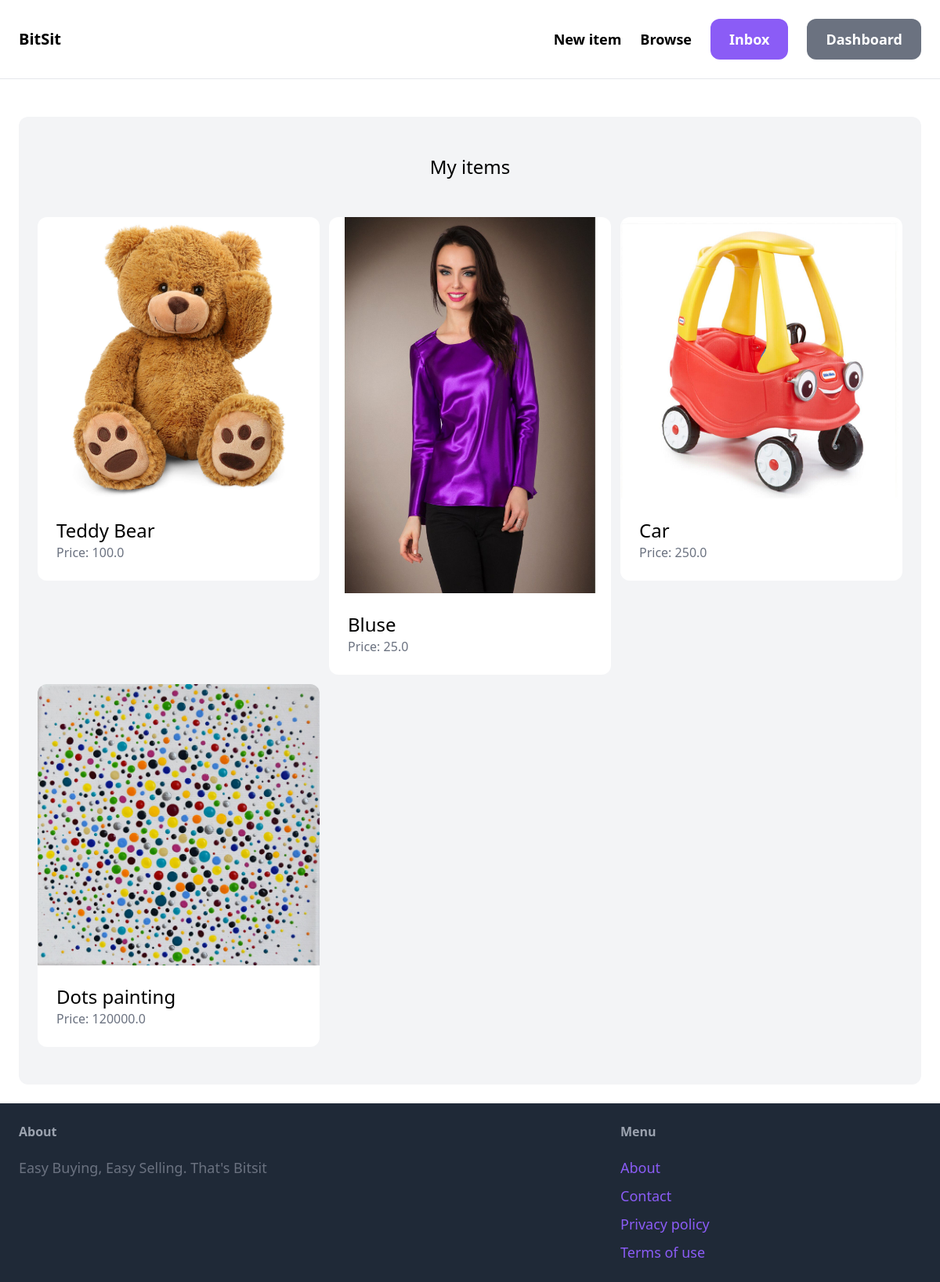
Page /dashboard/ (signed in) on the earlier database version.
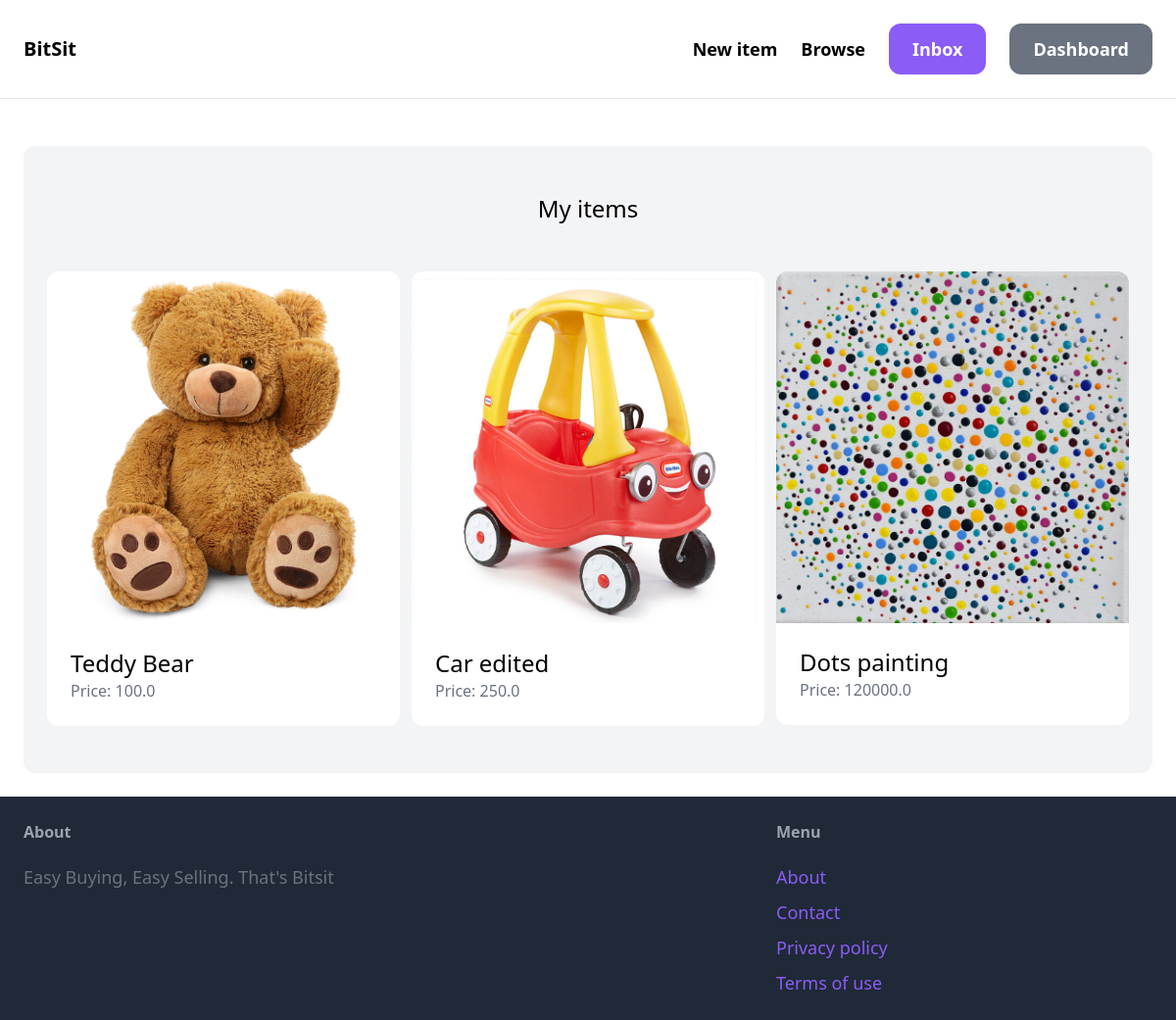
Same page on the later database version.
### item/models.py (models this page shows, shortened)
class Item(models.Model):
     category = models.ForeignKey(Category, related_name='items', on_delete=models.CASCADE)
     name = models.CharField(max_length=255)
     description = models.TextField(blank=True, null=True)
     price = models.FloatField()
     image = models.ImageField(upload_to='item_images', blank=True, null=True)
     is_sold = models.BooleanField(default=False)
     created_by = models.ForeignKey(User, related_name='items', on_delete=models.CASCADE)
     created_at = models.DateTimeField(auto_now_add=True)

### dashboard/views.py (the view)
# urls.py: path('', views.index, name='index'),
@login_required
def index(request):
    items = Item.objects.filter(created_by=request.user)
    return render(request, 'dashboard/index.html', {
        'items': items,
    })

### dashboard/templates/dashboard/index.html (shortened to what this page needs)
{% extends 'core/base.html' %}
{% block content %}
    <div class="mt-6 px-6 py-12 bg-gray-100 rounded-xl">
        <h2 class="mb-12 text-2xl text-center">My items</h2>
        <div class="grid grid-cols-3 gap-3">
            {% for item in items %}
            <div>
                <a href="{% url 'item:detail' item.id %}">
                    <div>
                        <img src="{{ item.image.url }}" class="rounded-t-xl"/>
                    </div>
                    <div class="p-6 bg-white rounded-b-xl">
                        <h2 class="text-lg sm:text-2xl">{{ item.name }}</h2>
                        <p class="text-gray-500">Price: {{ item.price }}</p>
                    </div>
                </a>
            </div>
            {% endfor %}
        </div>
    </div>
{% endblock %}

Differences in the rows shown:
removed Item: image (picture), name "Bluse", price "25.0"
changed Item: name "Car" → "Car edited"
